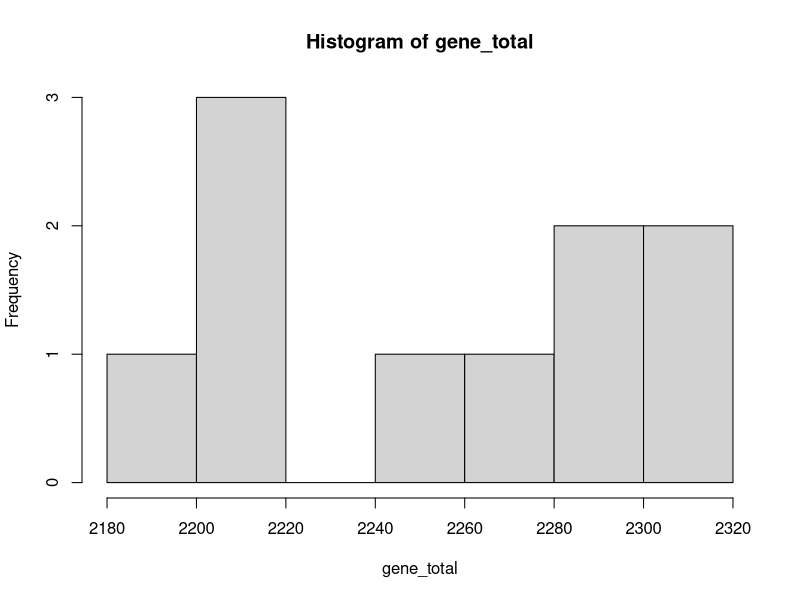
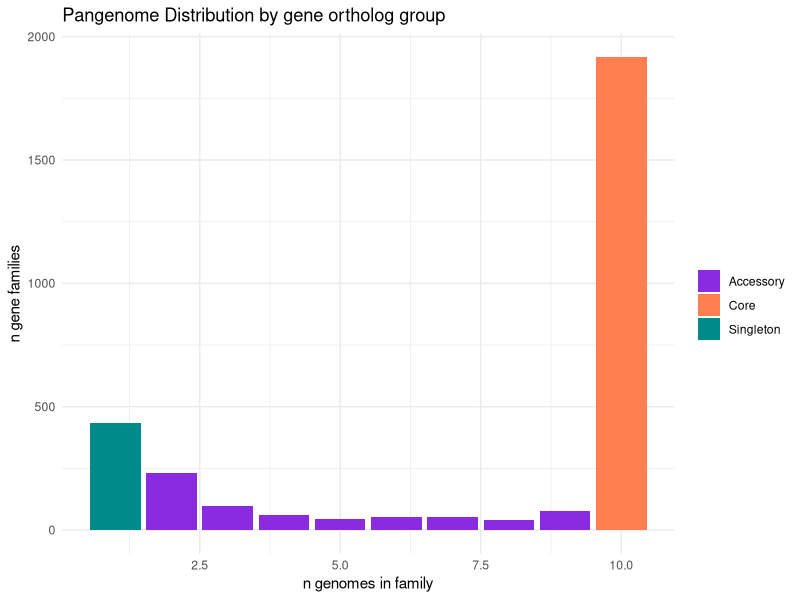

Write R code to recreate these figures, in order. (Note: this script raises an error after producing the figures.)
# install.packages('data.table')
library(data.table)
library(dplyr)
library(ggplot2)
# install.packages('doParallel')
library(doParallel)
# install.packages('ggpubr')
library(ggpubr)

PIRATE.gene_families = as.data.frame(fread("PIRATE.gene_families.ordered.tsv"))
PIRATE.gene_families$number_genomes <- 0 
PIRATE.gene_families$number_genomes <- rowSums( !(PIRATE.gene_families[ , 23:length(colnames(PIRATE.gene_families))] == "") )
PIRATE.gene_families <- PIRATE.gene_families[ which(PIRATE.gene_families$number_genomes > 0), ]
head(PIRATE.gene_families)
gene_total <- colSums( !(PIRATE.gene_families[ , 23:length(colnames(PIRATE.gene_families))] == ""))
summary(as.vector(gene_total)) 
sd(gene_total)
hist(gene_total)

n_gene_fams<-  nrow(PIRATE.gene_families)
n_gene_fams

cols_to_exclude <- c("allele_name", "gene_family", "consensus_gene_name", "consensus_product", "threshold", "alleles_at_maximum_threshold", "number_genomes", "average_dose", "min_dose", "max_dose", "genomes_containing_fissions", "genomes_containing_duplications", "number_fission_loci",                    "number_duplicated_loci", "no_loci", "products",                    "gene_names", "min_length(bp)", "max_length(bp)",                    "average_length(bp)", "cluster", "cluster_order")


strains_only <- PIRATE.gene_families[, !names(PIRATE.gene_families) %in% cols_to_exclude]
strain_names <- names(strains_only)



ngenomes <- length(unique(strain_names))
ngenomes



n_gene_fams_core_all <- sum(PIRATE.gene_families$number_genomes == ngenomes)
n_gene_fams_core_all





n_gene_fams_core_all <- sum(PIRATE.gene_families$number_genomes == ngenomes)
n_gene_fams_core_all



core_all_percentage <- (n_gene_fams_core_all * 100) / n_gene_fams
core_all_percentage

cutoff <- round(.95* ngenomes)

n_gene_fams_core_w95per <- sum(PIRATE.gene_families$number_genomes >= cutoff)
n_gene_fams_core_w95per


core_gene_percentage <- (n_gene_fams_core_w95per * 100) / n_gene_fams
core_gene_percentage



n_gene_fams_singletons <- sum(PIRATE.gene_families$number_genomes == 1)
n_gene_fams_singletons


accesory_gene_percentage <- (n_gene_fams_singletons*100)/n_gene_fams
accesory_gene_percentage




n_accessory <- n_gene_fams - (n_gene_fams_singletons + n_gene_fams_core_w95per)
n_accessory


(n_accessory*100)/n_gene_fams


n_accessory / ngenomes


# Visualize the distribution of gene presence in a gene family (distribution of core to accessory genes)

# Prepare dataframe for plotting
gene_fam_totals <-as.data.frame(PIRATE.gene_families$number_genomes)

colnames(gene_fam_totals) <- 'count'

# Categorize gene groups
gene_fam_totals$group = 0

for (i in 1:nrow(gene_fam_totals)){  
  if (gene_fam_totals$count[i] == 1) {
    gene_fam_totals$group[i] = "Singleton"  
  } else if (gene_fam_totals$count[i] >= .95*ngenomes){
    gene_fam_totals$group[i] = "Core"  
  } else {
    gene_fam_totals$group[i] = "Accessory"  
  }
}

p1 <- gene_fam_totals %>%  ggplot(aes(x = count)) +  
  geom_bar(aes(fill = group), position = "identity") +  
  ggtitle("Pangenome Distribution by gene ortholog group") +  
  ylab("n gene families") + 
  xlab("n genomes in family") +  
  theme_classic() +  
  theme(plot.title = element_text(size=15), legend.title = element_blank(), legend.position.inside = c(0.85, 0.85)) +  
  scale_fill_manual(name = "", values = c("blueviolet", "coral",  "darkcyan")) +          
  theme_minimal()
p1

# Compute percentages
fam_dist_df$fraction <- fam_dist_df$count / sum(fam_dist_df$count)




